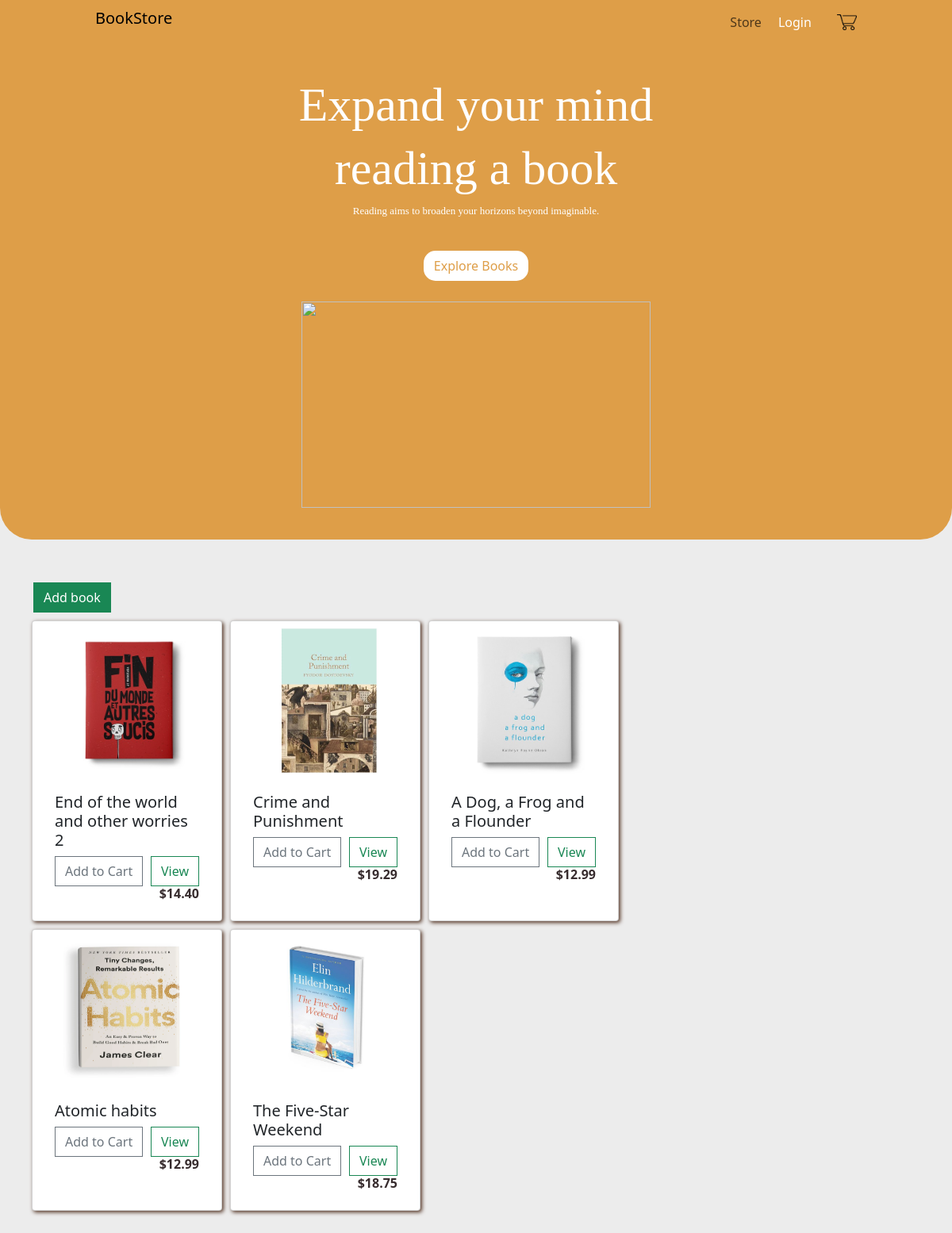
The page / on the database its author committed.
### books/models.py (models this page shows, shortened)
class Book(models.Model):
    id = models.AutoField(primary_key=True)
    title = models.CharField(max_length=200, null=True, unique=True)
    quantity = models.IntegerField()
    description = models.CharField(max_length=500, null=True)
    author = models.ForeignKey(Author, on_delete=models.CASCADE)
    category = models.ForeignKey(Category, on_delete=models.CASCADE)
    price = models.FloatField()
    image = models.ImageField(null=True, blank=True)
    @property
    def image_url(self):
        try:
            url = self.image.url
        except:
            url = ''
        return url

### books/views.py (the view)
# urls.py: path('', views.store, name="store"),
def store(request):
    books = Book.objects.all()
    context = {'books': books}
    return render(request, 'store/store.html', context)

### books/templates/store/store.html
{% extends 'store/main.html' %}
{% load static %}
{% block content %}
    <div>
        <a class="btn btn-success" href="/add">Add book</a>
    </div>
    <div class="all-books" id="books">
        <div class="row">
            {% for book in books %}
                <div class="card card-override" style="width: 15rem;">
                    <img class="card-img-top" src="{{ book.image_url }}" alt="Card image cap">
                    <div class="card-body">
                        <h5 class="card-title">{{ book.title }}</h5>
                        <button data-product="{{ book.id }}" data-action="add" class="btn btn-outline-secondary add-btn update-cart">Add to Cart</button>
                        <a class="btn btn-outline-success" style="float: right" href="/{{ book.id }}">View</a>
                        <h6 style="display: inline-block; float: right"><strong>${{ book.price|floatformat:2 }}</strong>
                        </h6>
                    </div>
                </div>
            {% endfor %}
        </div>
    </div>
{% endblock content %}

### books/templates/store/main.html (shortened to what this page needs)
<!DOCTYPE html>
{% load static %}
<html lang="en">
<head>
    <link href="https://cdn.jsdelivr.net/npm/bootstrap@5.3.0/dist/css/bootstrap.min.css" rel="stylesheet"
>
    <link rel="stylesheet" type="text/css" href="{% static 'css/main.css' %}">
</head>
<body>
<div class="header">
    <nav class="navbar navbar-expand-lg">
        <a class="navbar-brand" href="{% url 'store' %}">BookStore</a>
        <div class="collapse navbar-collapse" id="navbarSupportedContent">
            <ul class="navbar-nav mr-auto">
                <li class="nav-item active">
                    <a class="nav-link" href="{% url 'store' %}">Store </a>
                </li>
            </ul>
            <div class="form-inline my-2 my-lg-0">
                <a href="#" class="btn" style="; color: #fff;border-radius: 15px">Login</a>
                <a href="{% url 'cart' %}">
                    <img id="cart-icon" src="{% static 'images/shopping-cart-icon.png' %}">
                </a>
            </div>
        </div>
    </nav>
    <div style="width: 600px; margin: auto; text-align: center">
        <h1 style="font-size: 60px; color: white; font-family: 'JetBrains Mono Medium'">Expand your mind </h1>
        <h1 style="font-size: 60px; color: white; font-family: 'JetBrains Mono Medium'">reading a book</h1>
        <p style="font-size: small; color: white;font-family: 'Cascadia Code'">Reading aims to broaden your horizons
            beyond imaginable.</p>
        <br>
        <a class="btn" style="background-color: white; color: #de9e48; border-radius: 15px" href="#books">Explore
            Books</a>
    </div>
    <img style="    position: absolute;
    left: 0;
  right: 0;
  top: 380px;
    margin: 0 auto;
    width: 440px;
    height: 260px;
    "
         src="https://png.pngtree.com/png-clipart/20220709/ourmid/pngtree-book-color-open-book-stack-books-png-image_5836804.png">
</div>
<div class="container" style="margin-bottom: 30px">
    <br>
    {% block content %}
    {% endblock content %}
</div>
</body>
</html>

### bookstore/static/css/main.css (style rules this page uses)
body { background-color: #ececec; }
.header { height: 85vh; background-color: #de9e48; border-bottom-left-radius: 40px; border-bottom-right-radius: 40px; margin-bottom: 30px; }
.navbar { display: block; background-color: transparent !important; width: 80%; margin: auto auto 50px; }
.navbar-collapse { float: right; }
h1, h2, h3, h4, h5, h6 { color: #372c2e; }
.all-books { width: 80%; padding: 10px; }
.card-override { height: auto; }
.card { box-shadow: #563727 2px 2px 5px; border-radius: 4px; height: auto; display: flex; float: left; margin-right: 10px !important; margin-bottom: 10px; }
.card-img-top { width: 100%; height: 200px !important; }
#cart-icon { width: 25px; display: inline-block; margin-left: 15px; }
.btn { border-radius: 0; }

### rows shown on the page
Book: image_url (picture), title "End of the world and other worries 2", price "14.40"
Book: image_url (picture), title "Crime and Punishment", price "19.29"
Book: image_url (picture), title "A Dog, a Frog and a Flounder", price "12.99"
Book: image_url (picture), title "Atomic habits", price "12.99"
Book: image_url (picture), title "The Five-Star Weekend", price "18.75"
